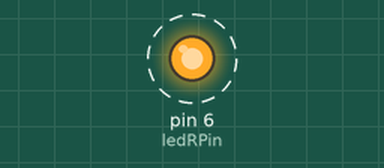
Bench run of a sketch on a simulated Arduino Uno, built with avr-gcc and run on an emulated ATmega328P. Parts: output pins drawn as LEDs (lit = HIGH). Dashed ring = blinking.

Above: at 0.5 s.
Timing chart, 0 to 4.6 s (numbered marks = the images above):
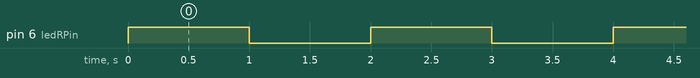

The sketch:

a_LedParpadeante.ino
```cpp
/*
 Blink- Titilar
 Enciende y apaga LED rojo por espacio de un segundo de forma repetitiva
 kiwibot- Jose Pujol
 */

// declaracion de variables
int ledRPin=6; // LED rojo asociado al pin 9

// la funcion setup se ejecuta una sola vez
void setup() {
  pinMode(ledRPin, OUTPUT); // inicializa el pin 9 como una salida digital
}

// la funcion loop se ejecuta repetidamente de forma infinita
void loop() {
  digitalWrite(ledRPin, HIGH); // escribe 5v en el pin del LED
  delay(1000); // espera un segundo
  digitalWrite(ledRPin, LOW); // escribe 0v en el pin del LED
  delay(1000); // espera un segundo
}
```

Measured:
- by itself, pin 6 (ledRPin): alternates HIGH for 1.0 s and LOW for 1.0 s
